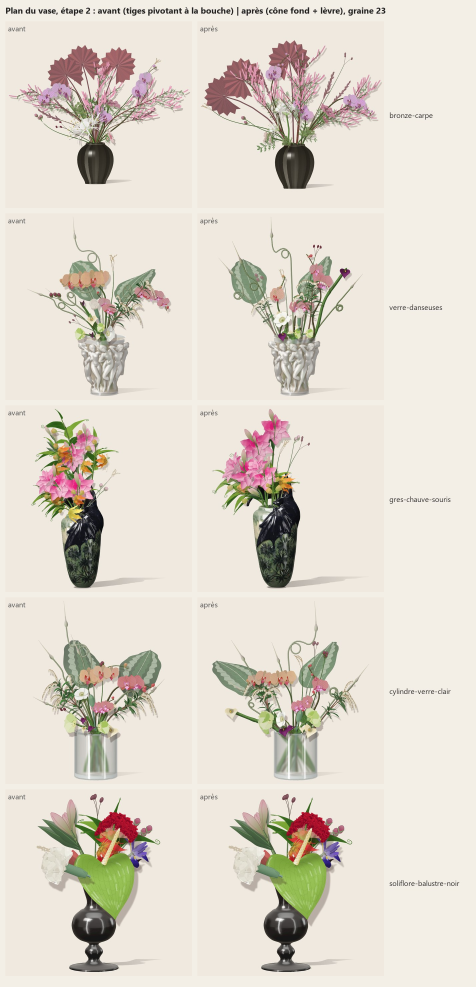
#> input picture vases5/plan-vase/planche-etape2_s23.jpg, 1428 x 2960 px (shown at 1/3 size)
$ python -i mesure.py   (imports and definitions only)
#> lines starting #> are read from the running program, lines starting #| are printed output that depends on the picture; after the words box and inside, x2 and y2 are one past the last pixel; in counts of white or black regions, pixels touching at a corner belong together
# Measuring tools of the five-vase workshops (vases5/): how far a render is from its reference, in numbers.
# The owner asked for exact copies (2026-10-16): shape, light, colour, texture, transparency must be measured, not judged by eye.
#   python mesure.py spectre <img> [mask.png] [--grid 8]           colour "spectrography": CIELAB statistics on a grid and per region
#   python mesure.py cmp <ref> <render> [--mask m.png] [--out d]   aligned images: dE2000 map, per-region dE, SSIM, edges, silhouette
#   python mesure.py grain <ref> <render> x0 y0 x1 y1 [x0' y0' x1' y1'] radial power spectrum of the fine texture in a box
#   python mesure.py align <ref> <render> [--out a.png]             best similarity transform of the render onto the reference
# Images are read as files; the reference photograph never leaves the workshop's out/ folder.
import sys, os, json, math
import numpy as np, cv2


# ---------------------------------------------------------------- colour
def to_lab(bgr):
    """float CIELAB (L 0..100, a, b) of an 8-bit BGR image (sRGB, D65)"""
    rgb = bgr[..., ::-1].astype(np.float64) / 255.0
    lin = np.where(rgb <= .04045, rgb / 12.92, ((rgb + .055) / 1.055) ** 2.4)
    M = np.array([[.4124564, .3575761, .1804375], [.2126729, .7151522, .0721750], [.0193339, .1191920, .9503041]])
    xyz = lin @ M.T / np.array([.95047, 1.0, 1.08883])
    f = np.where(xyz > (6 / 29) ** 3, np.cbrt(xyz), xyz / (3 * (6 / 29) ** 2) + 4 / 29)
    return np.stack([116 * f[..., 1] - 16, 500 * (f[..., 0] - f[..., 1]), 200 * (f[..., 1] - f[..., 2])], -1)


# [20 lines left out: function de2000, not called in this run]


def read(p, size=None):
#> called with p = 'plan-vase/planche-etape2_s23.jpg'
    im = cv2.imread(p, cv2.IMREAD_UNCHANGED)
#> im is the input picture: shape (2960, 1428, 3); mean B, G, R 205.7, 216.8, 223.8
#> in to_lab, `return np.stack([116 * f[..., 1] - 16, 500 * (f[..., 0] - f[..., 1]), ..`:
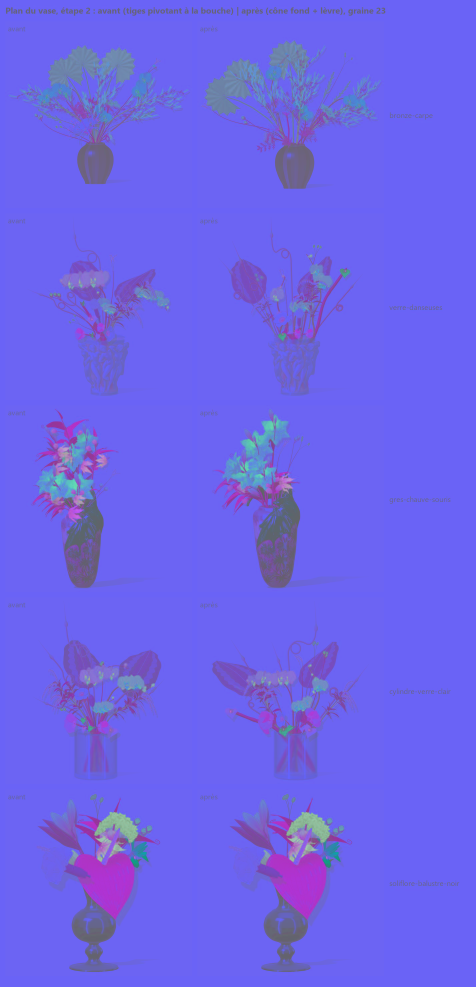
#> returned value: shape (2960, 1428, 3) float64 (shown at 1/3 size); mean of channels 0, 1, 2 86.6, 0.6, 6.5; drawn with min black and max white
    if im is None:
        sys.exit('cannot read ' + p)
    if im.ndim == 2:
        im = cv2.cvtColor(im, cv2.COLOR_GRAY2BGR)
    alpha = None
    if im.shape[2] == 4:
        alpha = im[..., 3] > 127
        im = im[..., :3]
    if size and im.shape[:2] != size:
        im = cv2.resize(im, (size[1], size[0]), interpolation=cv2.INTER_AREA)
        if alpha is not None:
            alpha = cv2.resize(alpha.astype(np.uint8), (size[1], size[0]), interpolation=cv2.INTER_NEAREST) > 0
    return im, alpha


def silhouette(im, alpha=None):
    """the object against a plain backdrop: alpha if any, else GrabCut seeded by what differs from the border colours
    (better: pass the workshop's own mask with --mask)"""
    if alpha is not None:
        return alpha
    lab = to_lab(cv2.GaussianBlur(im, (0, 0), 1.5))
#> in to_lab (call 2), `xyz = lin @ M.T / np.array([.95047, 1.0, 1.08883])`:
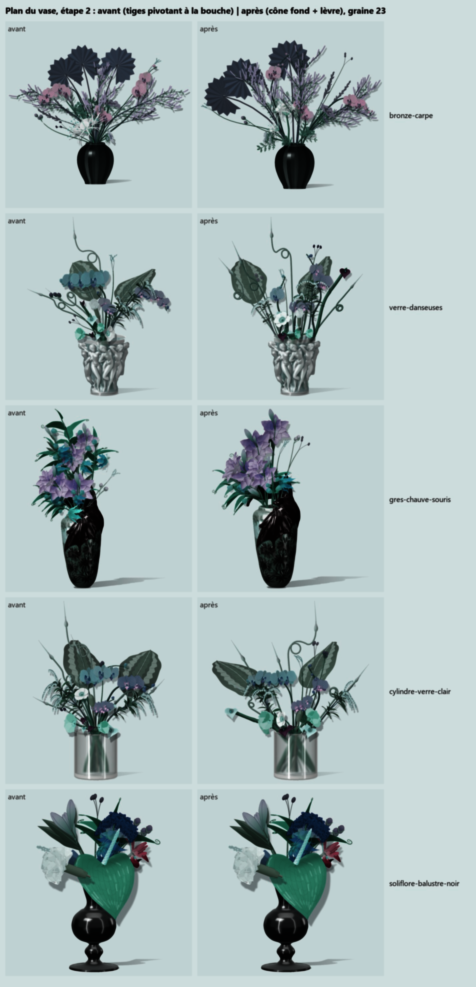
#> xyz: shape (2960, 1428, 3) float64 (shown at 1/3 size); mean of channels 0, 1, 2 0.737, 0.735, 0.666; drawn as B, G, R
#> in to_lab (call 2), `f = np.where(xyz > (6 / 29) ** 3, np.cbrt(xyz), xyz / (3 * (6 / 29) **..`:
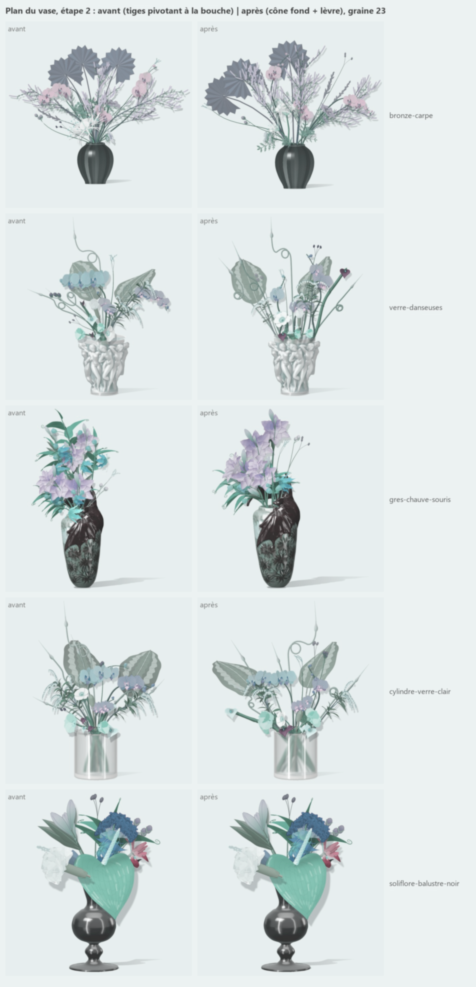
#> f: shape (2960, 1428, 3) float64 (shown at 1/3 size); mean of channels 0, 1, 2 0.886, 0.885, 0.852; drawn as B, G, R
    H, W = lab.shape[:2]
#> H = 2960; W = 1428
    # the backdrop may be a gradient: compare each pixel with the border colour of its own row
    rowbg = np.median(np.concatenate([lab[:, :max(2, W // 40)], lab[:, -max(2, W // 40):]], 1), 1)
#> rowbg = 2960 rows, first 8: [94.53, -0.207, 4.82], [94.53, -0.207, 4.82], [94.53, -0.207, 4.82], [94.53, -0.207, 4.82], [94.53, -0.207, 4.82], [94.53, -0.207, 4.82], [94.53, -0.207, 4.82], [94.53, -0.207, 4.82]
    d = np.linalg.norm(lab - rowbg[:, None, :], axis=-1)
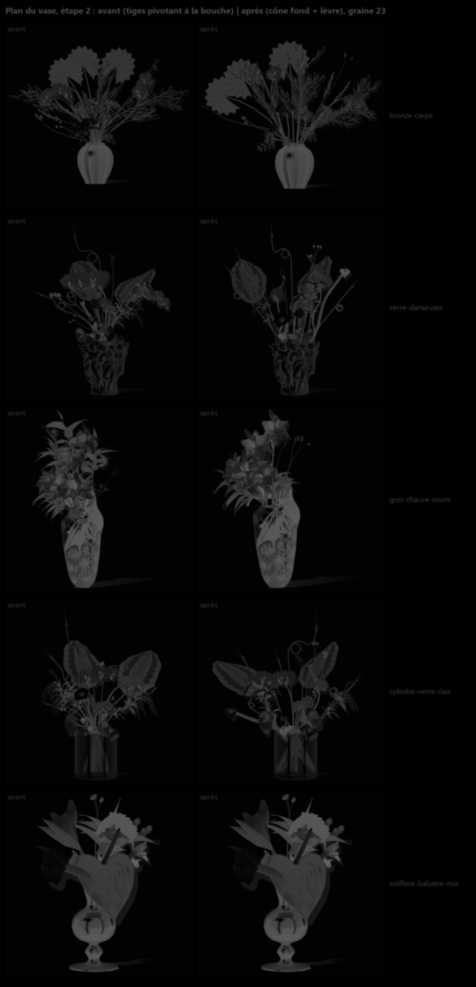
#> d: shape (2960, 1428) float64 (shown at 1/3 size); min 0, max 102.3, mean 9.2
    fg = d > 14
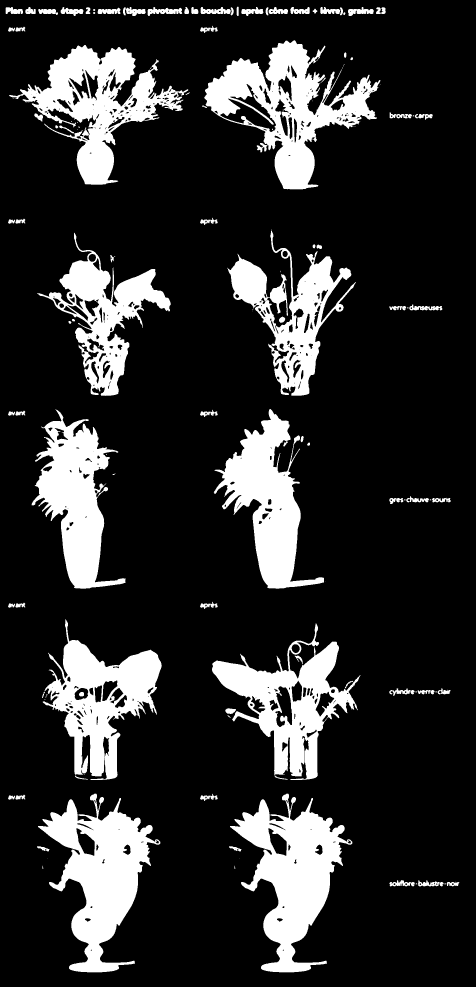
#> fg: shape (2960, 1428) bool (shown at 1/3 size); 17.6% white; 132 white regions (43 under 20 px), largest, box (x1, y1, x2, y2) and area: (613, 121, 1141, 568) 85408, (114, 2381, 481, 2917) 83469, (690, 2381, 1057, 2917) 83465
    gc = np.where(fg, cv2.GC_PR_FGD, cv2.GC_PR_BGD).astype(np.uint8)
    gc[d < 4] = cv2.GC_BGD
    gc[:, :2] = gc[:, -2:] = cv2.GC_BGD
    try:
        bgm, fgm = np.zeros((1, 65)), np.zeros((1, 65))
        cv2.grabCut(im, gc, None, bgm, fgm, 3, cv2.GC_INIT_WITH_MASK)
        m = ((gc == cv2.GC_FGD) | (gc == cv2.GC_PR_FGD)).astype(np.uint8)
#> m: shape (2960, 1428); values 0 (black) and 1 (white), 16.2% white; 276 white regions (40 under 20 px), largest, box (x1, y1, x2, y2) and area: (613, 121, 1130, 567) 77970, (691, 2381, 1057, 2916) 74267, (115, 2381, 481, 2916) 74256
    except cv2.error:
        m = fg.astype(np.uint8)
    m = cv2.morphologyEx(m, cv2.MORPH_CLOSE, np.ones((7, 7), np.uint8))
#> m: shape (2960, 1428); values 0 (black) and 1 (white), 17% white; 60 white regions (5 under 20 px), largest, box (x1, y1, x2, y2) and area: (613, 121, 1130, 567) 82497, (691, 2381, 1057, 2916) 75595, (115, 2381, 481, 2916) 75581
    n, lb, st, _ = cv2.connectedComponentsWithStats(m)
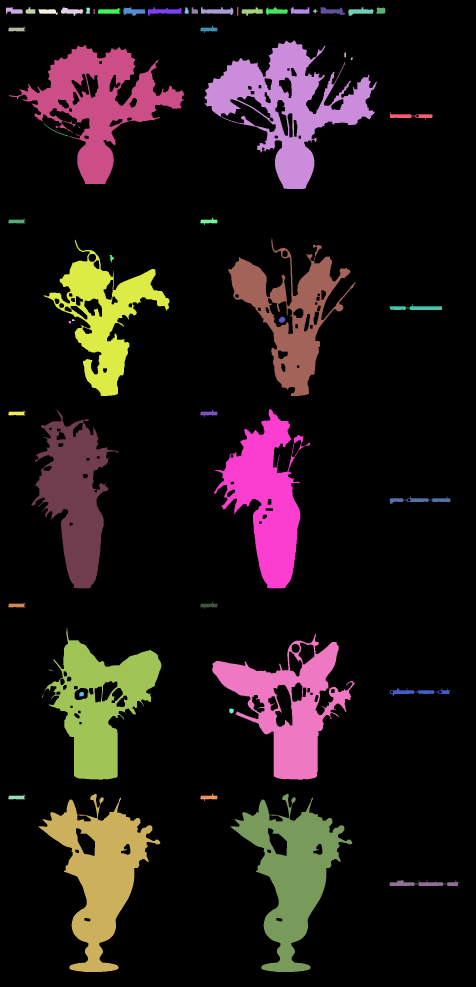
#> lb: shape (2960, 1428) int32 (shown at 1/3 size); 61 distinct labels, from 0 to 60; one colour per label, 0 black
#> n = 61; st = 61 rows, first 6: [0, 0, 1428, 2960, 3506552], [711, 21, 4, 26, 104], [18, 22, 50, 19, 684], [77, 22, 29, 19, 397], [183, 22, 67, 25, 919], [258, 23, 12, 18, 184]
    if n > 1:
        m = (lb == 1 + np.argmax(st[1:, cv2.CC_STAT_AREA])).astype(np.uint8)
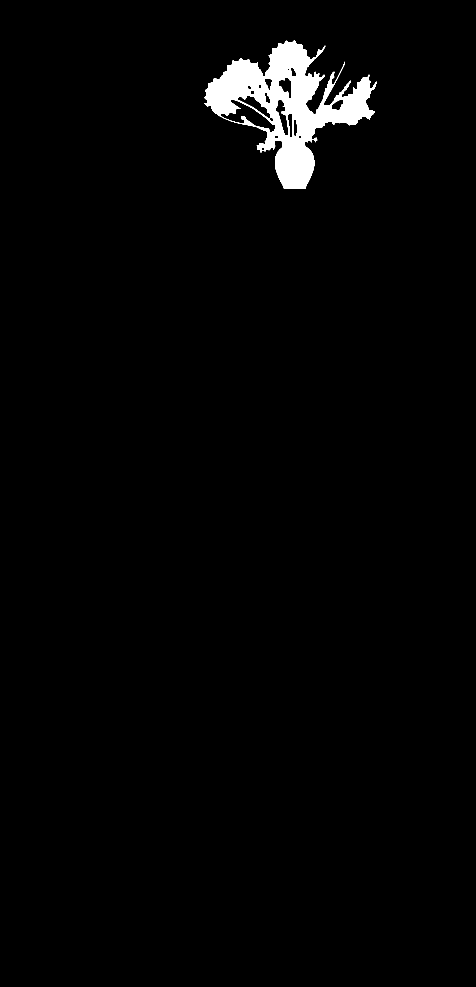
#> m: shape (2960, 1428) (shown at 1/3 size); values 0 (black) and 1 (white), 2% white; 1 white region, box (x1, y1, x2, y2) and area: (613, 121, 1130, 567) 82497
    return m.astype(bool)


def spectre(path, mask_path=None, grid=8):
    im, al = read(path)
    lab = to_lab(im)
    m = cv2.imread(mask_path, 0) > 127 if mask_path else silhouette(im, al)
    H, W = m.shape
#> H = 2960; W = 1428
    ys, xs = np.where(m)
    y0, y1, x0, x1 = ys.min(), ys.max() + 1, xs.min(), xs.max() + 1
#> y0 = 121; y1 = 567; x0 = 613; x1 = 1130
    cells = []
    for i in range(grid):
        for j in range(grid):
            a, b = y0 + (y1 - y0) * i // grid, y0 + (y1 - y0) * (i + 1) // grid
            c, d = x0 + (x1 - x0) * j // grid, x0 + (x1 - x0) * (j + 1) // grid
            sel = m[a:b, c:d]
            if sel.sum() < 20:
                continue
            v = lab[a:b, c:d][sel]
            cells.append(dict(cell=[i, j], n=int(sel.sum()), L=[round(float(q), 1) for q in np.percentile(v[:, 0], [5, 50, 95])],
                              a=round(float(np.median(v[:, 1])), 1), b=round(float(np.median(v[:, 2])), 1)))
#> sel: shape (56, 65) bool; every value is 0
#> after the loop, cells = 45 items
    v = lab[m]
    hist = {k: np.histogram(v[:, i], bins=20, range=r)[0].tolist() for i, (k, r) in enumerate((('L', (0, 100)), ('a', (-40, 60)), ('b', (-40, 80))))}
#> hist = 3 items
    out = dict(image=os.path.basename(path), pixels=int(m.sum()),
               L_pct=[round(float(q), 1) for q in np.percentile(v[:, 0], [1, 5, 25, 50, 75, 95, 99])],
               a_med=round(float(np.median(v[:, 1])), 1), b_med=round(float(np.median(v[:, 2])), 1),
               chroma_med=round(float(np.median(np.hypot(v[:, 1], v[:, 2]))), 1), hist=hist, grid=cells)
    print(json.dumps(out, ensure_ascii=False))
#> (printed output is left out)
    return out


# [95 lines left out: functions ssim, cmp, radial_spectrum, grain, align, not called in this run]


# [14 lines not run here, left out]

>>> result = spectre('plan-vase/planche-etape2_s23.jpg')
#> result = 8 items
